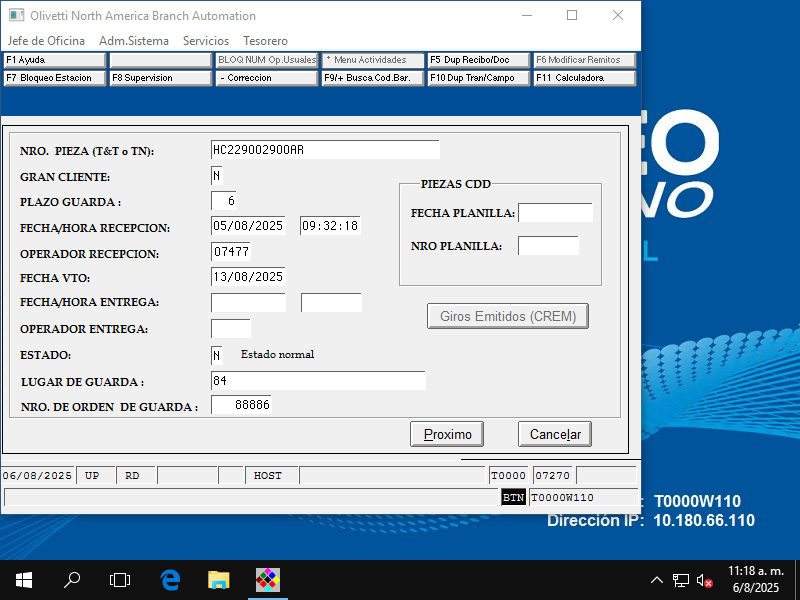
#> input picture consulta/consulta.png, 800 x 600 px
$ python mascara_BN.py
#> lines starting #> are read from the running program, lines starting #| are printed output that depends on the picture; after the words box and inside, x2 and y2 are one past the last pixel; in counts of white or black regions, pixels touching at a corner belong together
import cv2
import numpy as np
import pytesseract

#pytesseract.pytesseract.tesseract_cmd = r'C:\Program Files\Tesseract-OCR\tesseract.exe'

# Leer imagen
image = cv2.imread('consulta.png')
#> image is the input picture: shape (600, 800, 3); mean B, G, R 196.4, 176.6, 152.5

# ---------- CONFIGURACIÓN DE COLORES HEX ----------
def hex_to_bgr(hex_color):
    hex_color = hex_color.lstrip('#')
    return tuple(int(hex_color[i:i+2], 16) for i in (4, 2, 0))  # BGR

# Color blanco del campo que queremos detectar
target_white = hex_to_bgr('#FFFFFF')

# Color gris claro del fondo que queremos evitar
gray_form_bg = hex_to_bgr('#F0F0F0')  # Ajustado según tu input

# ---------- MÁSCARA DE COLOR PRECISA ----------
# Rango de tolerancia para blanco
tolerance = 5

# Rango para blanco deseado
lower_white = np.array([max(0, target_white[0]-tolerance),
                        max(0, target_white[1]-tolerance),
                        max(0, target_white[2]-tolerance)])
upper_white = np.array([min(255, target_white[0]+tolerance),
                        min(255, target_white[1]+tolerance),
                        min(255, target_white[2]+tolerance)])

# Crear máscara para campos blancos
mask_white = cv2.inRange(image, lower_white, upper_white)
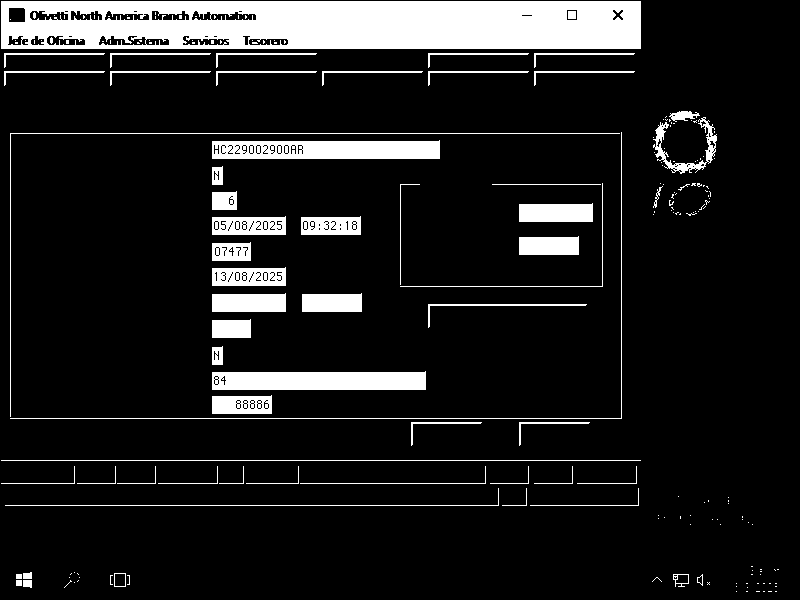
#> mask_white: shape (600, 800); 11.7% white; 203 white regions (143 under 20 px)


# Encontrar contornos
contornos, _ = cv2.findContours(mask_white, cv2.RETR_EXTERNAL, cv2.CHAIN_APPROX_SIMPLE)
#> contornos = 163 contours, 123 with area under 20; largest, box (x1, y1, x2, y2) and area: (1, 1, 641, 49) 30033, (212, 140, 440, 159) 3860, (212, 371, 426, 390) 3622, (212, 293, 286, 312) 1242, (212, 267, 286, 286) 1242

# Lista para guardar resultados
resultados = []

# Filtrar y recorrer contornos
for i, c in enumerate(contornos):
    x, y, w, h = cv2.boundingRect(c)

    # Filtrar por tamaño mínimo razonable
    if w > 30 and h > 10:
        # Recortar campo
        campo = mask_white[y:y+h, x:x+w]

        # Aplicar OCR
#> (the run stopped early here; a loop or call above may not have finished)
